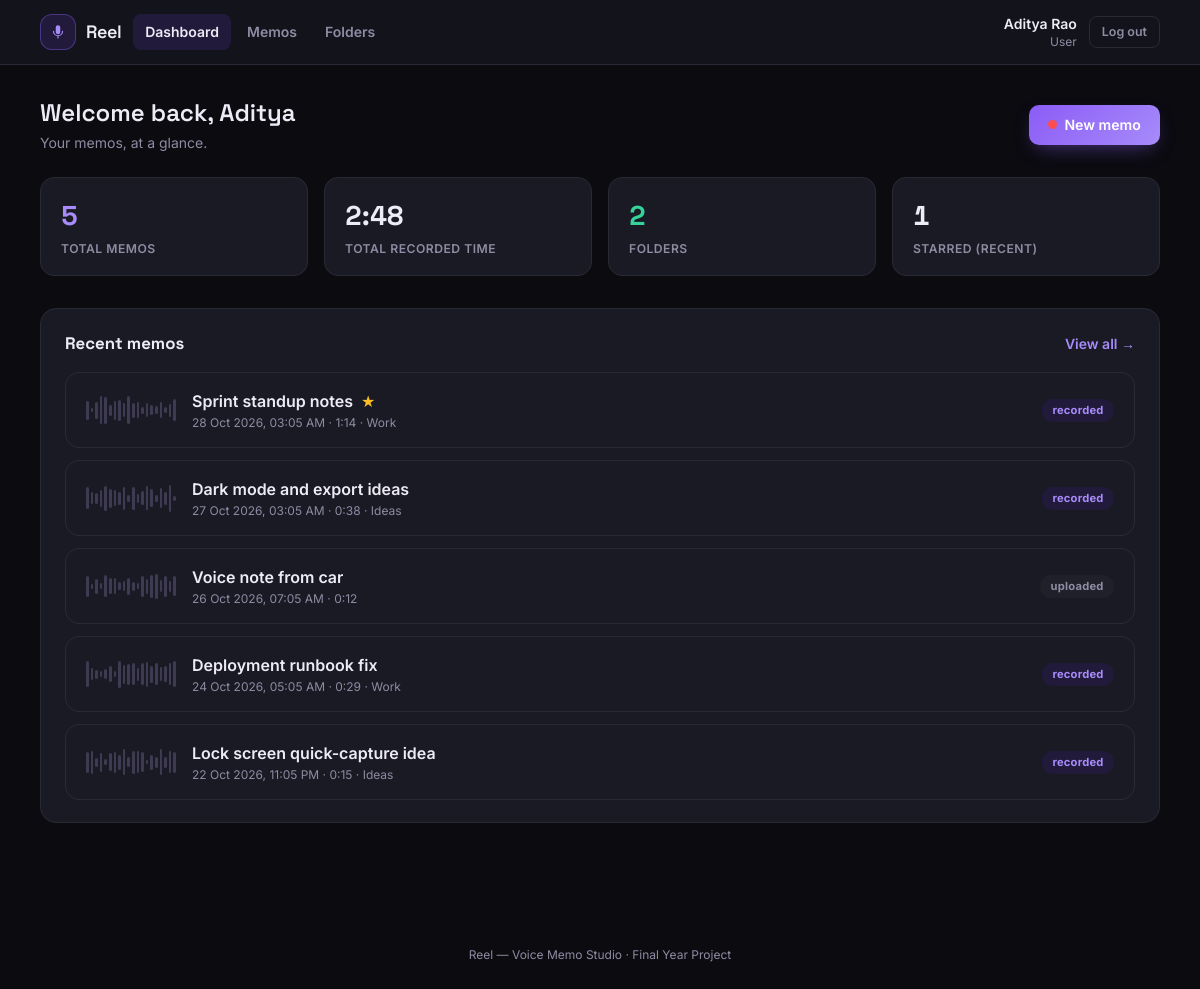
/index.php?route=user/dashboard (signed in), run on the app's committed database.
### tables this page shows
CREATE TABLE memos (
    id                INT AUTO_INCREMENT PRIMARY KEY,
    user_id           INT NOT NULL,
    folder_id         INT NULL,
    title             VARCHAR(150) NOT NULL,
    audio_path        VARCHAR(255) NOT NULL,
    audio_mime        VARCHAR(100) NOT NULL,
    duration_seconds  INT NOT NULL DEFAULT 0,
    source            ENUM('recorded','uploaded') NOT NULL DEFAULT 'recorded',
    transcript        MEDIUMTEXT NULL,
    summary           MEDIUMTEXT NULL,
    is_starred        TINYINT(1) NOT NULL DEFAULT 0,
    created_at        DATETIME NOT NULL DEFAULT CURRENT_TIMESTAMP,
    updated_at        DATETIME NOT NULL DEFAULT CURRENT_TIMESTAMP ON UPDATE CURRENT_TIMESTAMP,
    FOREIGN KEY (user_id) REFERENCES users(id) ON DELETE CASCADE,
    FOREIGN KEY (folder_id) REFERENCES folders(id) ON DELETE SET NULL,
    KEY idx_memos_user_created (user_id, created_at)
);

CREATE TABLE folders (
    id            INT AUTO_INCREMENT PRIMARY KEY,
    user_id       INT NOT NULL,
    name          VARCHAR(60) NOT NULL,
    created_at    TIMESTAMP NOT NULL DEFAULT CURRENT_TIMESTAMP,
    UNIQUE KEY uniq_user_folder (user_id, name),
    FOREIGN KEY (user_id) REFERENCES users(id) ON DELETE CASCADE
);

### app/controllers/UserController.php (called while the page is built, shortened)
<?php
require_once __DIR__ . '/../models/Memo.php';
require_once __DIR__ . '/../models/Folder.php';
require_once __DIR__ . '/../models/Tag.php';
class UserController
{
    public function dashboard(): void
    {
        $userId = Auth::id();
        $recentMemos = Memo::recentForUser($userId, 5);
        $memoCount = Memo::memoCount($userId);
        $totalSeconds = Memo::totalDuration($userId);
        $folders = Folder::forUser($userId);
        require __DIR__ . '/../views/user/dashboard.php';
    }
}

### public/index.php (called while the page is built, shortened)
<?php
require_once __DIR__ . '/../core/helpers.php';
require_once __DIR__ . '/../core/Database.php';
require_once __DIR__ . '/../core/Auth.php';
require_once __DIR__ . '/../app/models/Folder.php';
require_once __DIR__ . '/../app/models/Tag.php';
require_once __DIR__ . '/../app/models/Memo.php';
require_once __DIR__ . '/../app/controllers/UserController.php';
$router = new Router();
$router->get('login', fn() => (new AuthController())->showLogin());
$router->post('login', fn() => (new AuthController())->login());
$router->post('logout', fn() => (new AuthController())->logout());
$router->get('user/dashboard', fn() => (new UserController())->dashboard());
$router->get('user/memos', fn() => (new UserController())->memos());
$router->get('user/memos/new', fn() => (new UserController())->newMemo());
$router->post('user/memos/store', fn() => (new UserController())->store());
$router->get('user/memos/view', fn() => (new UserController())->viewMemo());
$router->get('user/memos/audio', fn() => (new UserController())->audio());
$router->get('user/memos/edit', fn() => (new UserController())->editMemo());
$router->post('user/memos/update', fn() => (new UserController())->update());
$router->post('user/memos/delete', fn() => (new UserController())->delete());
$router->post('user/memos/star', fn() => (new UserController())->star());
$router->post('user/memos/summarize-preview', fn() => (new UserController())->summarizePreview());
$router->get('user/folders', fn() => (new UserController())->folders());
$router->post('user/folders/store', fn() => (new UserController())->folderStore());
$router->post('user/folders/delete', fn() => (new UserController())->folderDelete());
$router->get('admin/dashboard', fn() => (new AdminController())->dashboard());
$router->get('admin/users', fn() => (new AdminController())->users());
$router->post('admin/users/status', fn() => (new AdminController())->userStatus());
$router->get('admin/users/overview', fn() => (new AdminController())->userOverview());
$route = $_GET['route'] ?? '';
$router->dispatch($_SERVER['REQUEST_METHOD'], $route);

### core/Router.php (called while the page is built, shortened)
<?php
class Router
{
    private array $routes = ['GET' => [], 'POST' => []];
    public function get(string $route, callable $handler): void
    {
        $this->routes['GET'][$route] = $handler;
    }
    public function post(string $route, callable $handler): void
    {
        $this->routes['POST'][$route] = $handler;
    }
    public function dispatch(string $method, string $route): void
    {
        $handler = $this->routes[$method][$route] ?? null;
        try {
            $handler();
        } catch (Throwable $e) {
            error_log($e->getMessage());
            http_response_code(500);
            require __DIR__ . '/../app/views/errors/500.php';
        }
    }
}

### core/Auth.php (called while the page is built, shortened)
<?php
require_once __DIR__ . '/Database.php';
class Auth
{
    public static function id(): ?int
    {
        return $_SESSION['user_id'] ?? null;
    }
    public static function name(): ?string
    {
        return $_SESSION['user_name'] ?? null;
    }
}

### core/helpers.php (called while the page is built, shortened)
<?php
function e(mixed $value): string
{
    return htmlspecialchars((string)$value, ENT_QUOTES, 'UTF-8');
}
function format_datetime(?string $datetime): string
{
    $ts = strtotime($datetime);
    return $ts === false ? '-' : date('d M Y, h:i A', $ts);
}
function format_duration(?int $seconds): string
{
    $seconds = max(0, (int)$seconds);
    $h = intdiv($seconds, 3600);
    $m = intdiv($seconds % 3600, 60);
    $s = $seconds % 60;
    return sprintf('%d:%02d', $m, $s);
}

### core/Database.php (called while the page is built)
<?php
class Database
{
    private static ?PDO $instance = null;
    public static function connect(): PDO
    {
        if (self::$instance === null) {
            $config = require __DIR__ . '/../config/database.php';
            $dsn = sprintf(
                'mysql:host=%s;port=%d;dbname=%s;charset=%s',
                $config['host'],
                $config['port'],
                $config['database'],
                $config['charset']
            );
            self::$instance = new PDO($dsn, $config['username'], $config['password'], [
                PDO::ATTR_ERRMODE            => PDO::ERRMODE_EXCEPTION,
                PDO::ATTR_DEFAULT_FETCH_MODE => PDO::FETCH_ASSOC,
                PDO::ATTR_EMULATE_PREPARES   => false,
            ]);
        }
        return self::$instance;
    }
}

### app/models/Memo.php (called while the page is built, shortened)
<?php
require_once __DIR__ . '/../../core/Database.php';
require_once __DIR__ . '/Tag.php';
class Memo
{
    public static function byUser(int $userId, array $filters = []): array
    {
        $sql = 'SELECT m.*, f.name AS folder_name FROM memos m
                LEFT JOIN folders f ON f.id = m.folder_id
                WHERE m.user_id = ?';
        $params = [$userId];
        $sql .= ' ORDER BY m.created_at DESC';
        $stmt = Database::connect()->prepare($sql);
        $stmt->execute($params);
        $memos = $stmt->fetchAll();
        foreach ($memos as &$memo) {
            $memo['tags'] = Tag::forMemo((int)$memo['id']);
        }
        return $memos;
    }
    public static function memoCount(int $userId): int
    {
        $stmt = Database::connect()->prepare('SELECT COUNT(*) AS c FROM memos WHERE user_id = ?');
        $stmt->execute([$userId]);
        return (int)$stmt->fetch()['c'];
    }
    public static function totalDuration(int $userId): int
    {
        $stmt = Database::connect()->prepare('SELECT COALESCE(SUM(duration_seconds),0) AS s FROM memos WHERE user_id = ?');
        $stmt->execute([$userId]);
        return (int)$stmt->fetch()['s'];
    }
    public static function recentForUser(int $userId, int $limit = 5): array
    {
        return array_slice(self::byUser($userId), 0, $limit);
    }
}

### app/models/Folder.php (called while the page is built, shortened)
<?php
require_once __DIR__ . '/../../core/Database.php';
class Folder
{
    public static function forUser(int $userId): array
    {
        $stmt = Database::connect()->prepare(
            'SELECT f.*, (SELECT COUNT(*) FROM memos m WHERE m.folder_id = f.id) AS memo_count
             FROM folders f WHERE f.user_id = ? ORDER BY f.name'
        );
        $stmt->execute([$userId]);
        return $stmt->fetchAll();
    }
}

### app/models/Tag.php (called while the page is built, shortened)
<?php
require_once __DIR__ . '/../../core/Database.php';
class Tag
{
    public static function forMemo(int $memoId): array
    {
        $stmt = Database::connect()->prepare(
            'SELECT t.name FROM tags t
             JOIN memo_tags mt ON mt.tag_id = t.id
             WHERE mt.memo_id = ? ORDER BY t.name'
        );
        $stmt->execute([$memoId]);
        return array_column($stmt->fetchAll(), 'name');
    }
}

### app/views/user/dashboard.php (the view, shortened to what this page needs)
<?php
require __DIR__ . '/../partials/header.php';
require __DIR__ . '/../partials/navbar.php';
?>
<main class="max-w-6xl mx-auto px-4 py-8">
    <div class="flex items-center justify-between flex-wrap gap-4 mb-6">
        <div>
            <h1 class="font-display font-semibold text-2xl text-ink">Welcome back, <?= e(explode(' ', Auth::name())[0]) ?></h1>
            <p class="text-inkmute text-sm mt-1">Your memos, at a glance.</p>
        </div>
        <a href="/index.php?route=user/memos/new" class="btn-primary">
            <span class="rec-dot"></span> New memo
        </a>
    </div>
    <div class="grid grid-cols-2 md:grid-cols-4 gap-4 mb-8">
        <div class="stat-tile stat-tile-accent">
            <span class="stat-value"><?= (int)$memoCount ?></span>
            <span class="stat-label">Total memos</span>
        </div>
        <div class="stat-tile">
            <span class="stat-value font-mono-tab"><?= e(format_duration($totalSeconds)) ?></span>
            <span class="stat-label">Total recorded time</span>
        </div>
        <div class="stat-tile stat-tile-mint">
            <span class="stat-value"><?= count($folders) ?></span>
            <span class="stat-label">Folders</span>
        </div>
        <div class="stat-tile">
            <span class="stat-value"><?= count(array_filter($recentMemos, fn($m) => (bool)$m['is_starred'])) ?></span>
            <span class="stat-label">Starred (recent)</span>
        </div>
    </div>
    <div class="card">
        <div class="card-head">
            <h2>Recent memos</h2>
            <a href="/index.php?route=user/memos" class="text-sm text-violet-bright font-semibold hover:underline">View all &rarr;</a>
        </div>
        <?php if (empty($recentMemos)): ?>
            <div class="empty-state">
                No memos yet. Tap <a href="/index.php?route=user/memos/new">New memo</a> to record your first one.
            </div>
        <?php else: ?>
            <div class="space-y-3">
                <?php foreach ($recentMemos as $memo): ?>
                    <a href="/index.php?route=user/memos/view&id=<?= (int)$memo['id'] ?>" class="memo-row">
                        <div class="waveform-static" data-waveform-seed="<?= (int)$memo['id'] ?>" data-waveform-bars="20" style="width:90px;"></div>
                        <div class="flex-1 min-w-0">
                            <div class="flex items-center gap-2">
                                <span class="font-semibold text-ink truncate"><?= e($memo['title']) ?></span>
                                <?php if ($memo['is_starred']): ?><span class="text-amber-400">&#9733;</span><?php endif; ?>
                            </div>
                            <div class="text-xs text-inkmute mt-0.5"><?= e(format_datetime($memo['created_at'])) ?> &middot; <?= e(format_duration((int)$memo['duration_seconds'])) ?><?= $memo['folder_name'] ? ' &middot; ' . e($memo['folder_name']) : '' ?></div>
                        </div>
                        <span class="badge <?= $memo['source'] === 'recorded' ? 'badge-violet' : 'badge-slate' ?>"><?= e($memo['source']) ?></span>
                    </a>
                <?php endforeach; ?>
            </div>
        <?php endif; ?>
    </div>
</main>
<?php require __DIR__ . '/../partials/footer.php'; ?>

### public/assets/css/style.css (style rules this page uses)
* { box-sizing: border-box; }
body { -webkit-font-smoothing: antialiased; }
h1, h2, h3, h4, .font-display { font-family: 'Space Grotesk', 'Inter', sans-serif; }
.font-mono-tab { font-variant-numeric: tabular-nums; }
a { color: #A78BFA; text-decoration: none; }
.btn-primary { background: linear-gradient(135deg, #8B5CF6 0%, #A78BFA 100%); color: #fff; border-radius: 10px; padding: 0.6rem 1.2rem; font-weight: 600; font-size: 0.88rem; display: inline-flex; align-items: center; justify-content: center; gap: .45rem; border: none; cursor: pointer; box-shadow: 0 8px 20px -8px rgba(139,92,246,0.55); }
.card { background: #1A1A24; border: 1px solid #2A2A36; border-radius: 16px; padding: 1.35rem 1.5rem; margin-bottom: 1.25rem; }
.card-head { display: flex; align-items: center; justify-content: space-between; gap: 1rem; margin-bottom: 1rem; flex-wrap: wrap; }
.card-head h2 { font-size: 1.05rem; font-weight: 700; color: #EDEBF5; }
.stat-tile { background: #1A1A24; border: 1px solid #2A2A36; border-radius: 14px; padding: 1.1rem 1.25rem; display: flex; flex-direction: column; gap: 0.2rem; }
.stat-tile .stat-value { font-family: 'Space Grotesk', sans-serif; font-size: 1.7rem; font-weight: 700; color: #EDEBF5; font-variant-numeric: tabular-nums; }
.stat-tile .stat-label { font-size: 0.76rem; color: #8E8BA3; font-weight: 600; text-transform: uppercase; letter-spacing: 0.04em; }
.stat-tile-accent .stat-value { color: #A78BFA; }
.stat-tile-mint .stat-value { color: #34D399; }
.badge { display:inline-flex; align-items:center; padding: 0.2rem 0.65rem; border-radius: 999px; font-size: 0.7rem; font-weight: 700; letter-spacing: 0.02em; }
.badge-violet { background: #211A3B; color: #A78BFA; }
.badge-slate { background: #20202A; color: #8E8BA3; }
.waveform-static { display: flex; align-items: center; gap: 2px; height: 28px; }
.rec-dot { width: 9px; height: 9px; border-radius: 999px; background: #FB4D4D; display: inline-block; }
.memo-row { background: #1A1A24; border: 1px solid #2A2A36; border-radius: 14px; padding: 1rem 1.25rem; display: flex; align-items: center; gap: 1rem; transition: border-color .15s; }

### data on the page
memos: is_starred "1", title "Sprint standup notes", created_at "28 Oct 2026, 03:05 AM", duration_seconds "1:14", folder.name "Work", source "recorded"
memos: title "Dark mode and export ideas", created_at "27 Oct 2026, 03:05 AM", duration_seconds "0:38", folder.name "Ideas", source "recorded"
memos: title "Voice note from car", created_at "26 Oct 2026, 07:05 AM", duration_seconds "0:12", source "uploaded"
memos: title "Deployment runbook fix", created_at "24 Oct 2026, 05:05 AM", duration_seconds "0:29", folder.name "Work", source "recorded"
memos: title "Lock screen quick-capture idea", created_at "22 Oct 2026, 11:05 PM", duration_seconds "0:15", folder.name "Ideas", source "recorded"

### other printed values
$label "Dashboard"
$label "Memos"
$label "Folders"
Auth::name() "Aditya Rao"
str_replace('_', ' ', $role ?? '') "User"
explode(' ', Auth::name())[0] "Aditya"
$memoCount "5"
format_duration($totalSeconds) "2:48"
count($folders) "2"
